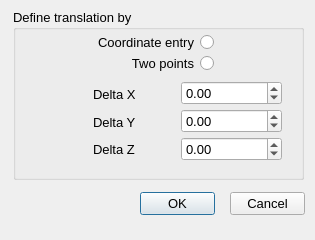
<?xml version="1.0" encoding="UTF-8"?>
<ui version="4.0">
 <class>Move_Dialog</class>
 <widget class="QDialog" name="Move_Dialog">
  <property name="geometry">
   <rect>
    <x>0</x>
    <y>0</y>
    <width>315</width>
    <height>240</height>
   </rect>
  </property>
  <property name="sizePolicy">
   <sizepolicy hsizetype="Fixed" vsizetype="Fixed">
    <horstretch>0</horstretch>
    <verstretch>0</verstretch>
   </sizepolicy>
  </property>
  <property name="minimumSize">
   <size>
    <width>315</width>
    <height>240</height>
   </size>
  </property>
  <property name="maximumSize">
   <size>
    <width>16777215</width>
    <height>240</height>
   </size>
  </property>
  <property name="font">
   <font>
    <pointsize>10</pointsize>
   </font>
  </property>
  <property name="windowTitle">
   <string>Move Options</string>
  </property>
  <widget class="QPushButton" name="_2">
   <property name="geometry">
    <rect>
     <x>230</x>
     <y>192</y>
     <width>75</width>
     <height>23</height>
    </rect>
   </property>
   <property name="text">
    <string>Cancel</string>
   </property>
   <property name="autoDefault">
    <bool>false</bool>
   </property>
  </widget>
  <widget class="QPushButton" name="_1">
   <property name="geometry">
    <rect>
     <x>140</x>
     <y>192</y>
     <width>75</width>
     <height>23</height>
    </rect>
   </property>
   <property name="text">
    <string>OK</string>
   </property>
   <property name="default">
    <bool>true</bool>
   </property>
  </widget>
  <widget class="QGroupBox" name="groupBox">
   <property name="geometry">
    <rect>
     <x>13</x>
     <y>9</y>
     <width>291</width>
     <height>171</height>
    </rect>
   </property>
   <property name="font">
    <font>
     <pointsize>10</pointsize>
    </font>
   </property>
   <property name="title">
    <string>Define translation by</string>
   </property>
   <widget class="QRadioButton" name="_100">
    <property name="geometry">
     <rect>
      <x>20</x>
      <y>23</y>
      <width>181</width>
      <height>20</height>
     </rect>
    </property>
    <property name="font">
     <font>
      <pointsize>10</pointsize>
     </font>
    </property>
    <property name="layoutDirection">
     <enum>Qt::RightToLeft</enum>
    </property>
    <property name="text">
     <string>Coordinate entry</string>
    </property>
   </widget>
   <widget class="QRadioButton" name="_101">
    <property name="geometry">
     <rect>
      <x>20</x>
      <y>44</y>
      <width>181</width>
      <height>20</height>
     </rect>
    </property>
    <property name="font">
     <font>
      <pointsize>10</pointsize>
     </font>
    </property>
    <property name="layoutDirection">
     <enum>Qt::RightToLeft</enum>
    </property>
    <property name="text">
     <string>Two points</string>
    </property>
   </widget>
   <widget class="QLabel" name="label_13">
    <property name="geometry">
     <rect>
      <x>80</x>
      <y>103</y>
      <width>91</width>
      <height>20</height>
     </rect>
    </property>
    <property name="font">
     <font>
      <pointsize>10</pointsize>
     </font>
    </property>
    <property name="text">
     <string>Delta Y</string>
    </property>
    <property name="alignment">
     <set>Qt::AlignLeading|Qt::AlignLeft|Qt::AlignVCenter</set>
    </property>
   </widget>
   <widget class="QLabel" name="label_14">
    <property name="geometry">
     <rect>
      <x>80</x>
      <y>75</y>
      <width>91</width>
      <height>20</height>
     </rect>
    </property>
    <property name="font">
     <font>
      <pointsize>10</pointsize>
     </font>
    </property>
    <property name="text">
     <string>Delta X</string>
    </property>
    <property name="alignment">
     <set>Qt::AlignLeading|Qt::AlignLeft|Qt::AlignVCenter</set>
    </property>
   </widget>
   <widget class="QLabel" name="label_15">
    <property name="geometry">
     <rect>
      <x>80</x>
      <y>130</y>
      <width>91</width>
      <height>20</height>
     </rect>
    </property>
    <property name="font">
     <font>
      <pointsize>10</pointsize>
     </font>
    </property>
    <property name="text">
     <string>Delta Z</string>
    </property>
    <property name="alignment">
     <set>Qt::AlignLeading|Qt::AlignLeft|Qt::AlignVCenter</set>
    </property>
   </widget>
   <widget class="RCDoubleSpinBox" name="_102">
    <property name="geometry">
     <rect>
      <x>168</x>
      <y>72</y>
      <width>101</width>
      <height>24</height>
     </rect>
    </property>
    <property name="minimum">
     <double>-1000000000.000000000000000</double>
    </property>
    <property name="maximum">
     <double>1000000000.000000000000000</double>
    </property>
   </widget>
   <widget class="RCDoubleSpinBox" name="_103">
    <property name="geometry">
     <rect>
      <x>168</x>
      <y>100</y>
      <width>101</width>
      <height>24</height>
     </rect>
    </property>
    <property name="minimum">
     <double>-1000000000.000000000000000</double>
    </property>
    <property name="maximum">
     <double>1000000000.000000000000000</double>
    </property>
   </widget>
   <widget class="RCDoubleSpinBox" name="_104">
    <property name="geometry">
     <rect>
      <x>168</x>
      <y>128</y>
      <width>101</width>
      <height>24</height>
     </rect>
    </property>
    <property name="minimum">
     <double>-1000000000.000000000000000</double>
    </property>
    <property name="maximum">
     <double>1000000000.000000000000000</double>
    </property>
   </widget>
  </widget>
 </widget>
 <customwidgets>
  <customwidget>
   <class>RCDoubleSpinBox</class>
   <extends>QDoubleSpinBox</extends>
   <header>../RealCADQt/source/rcdoublespinbox.h</header>
  </customwidget>
 </customwidgets>
 <resources/>
 <connections/>
</ui>
